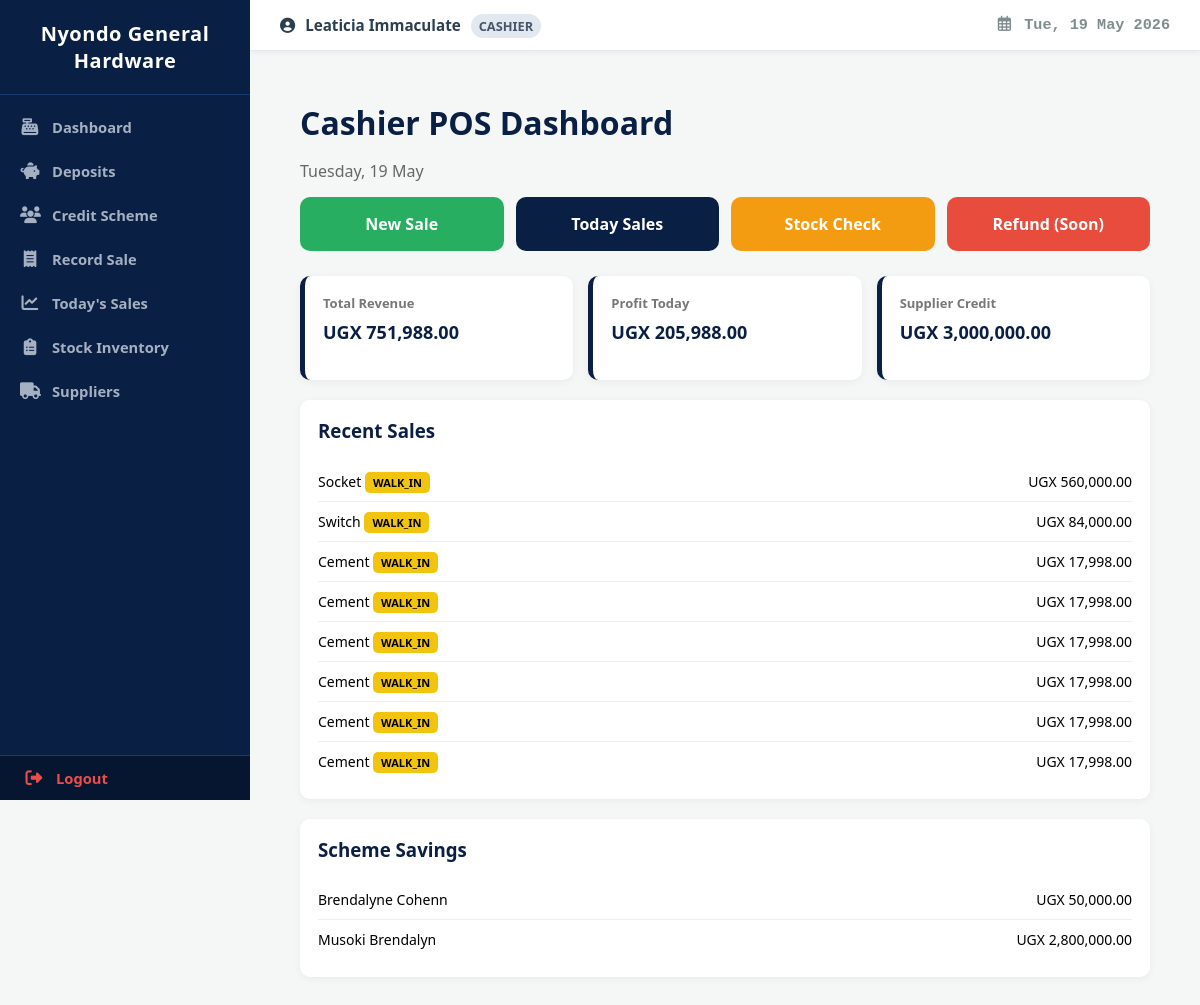
The app's page /cashier_dashboard/ (signed in), older data.
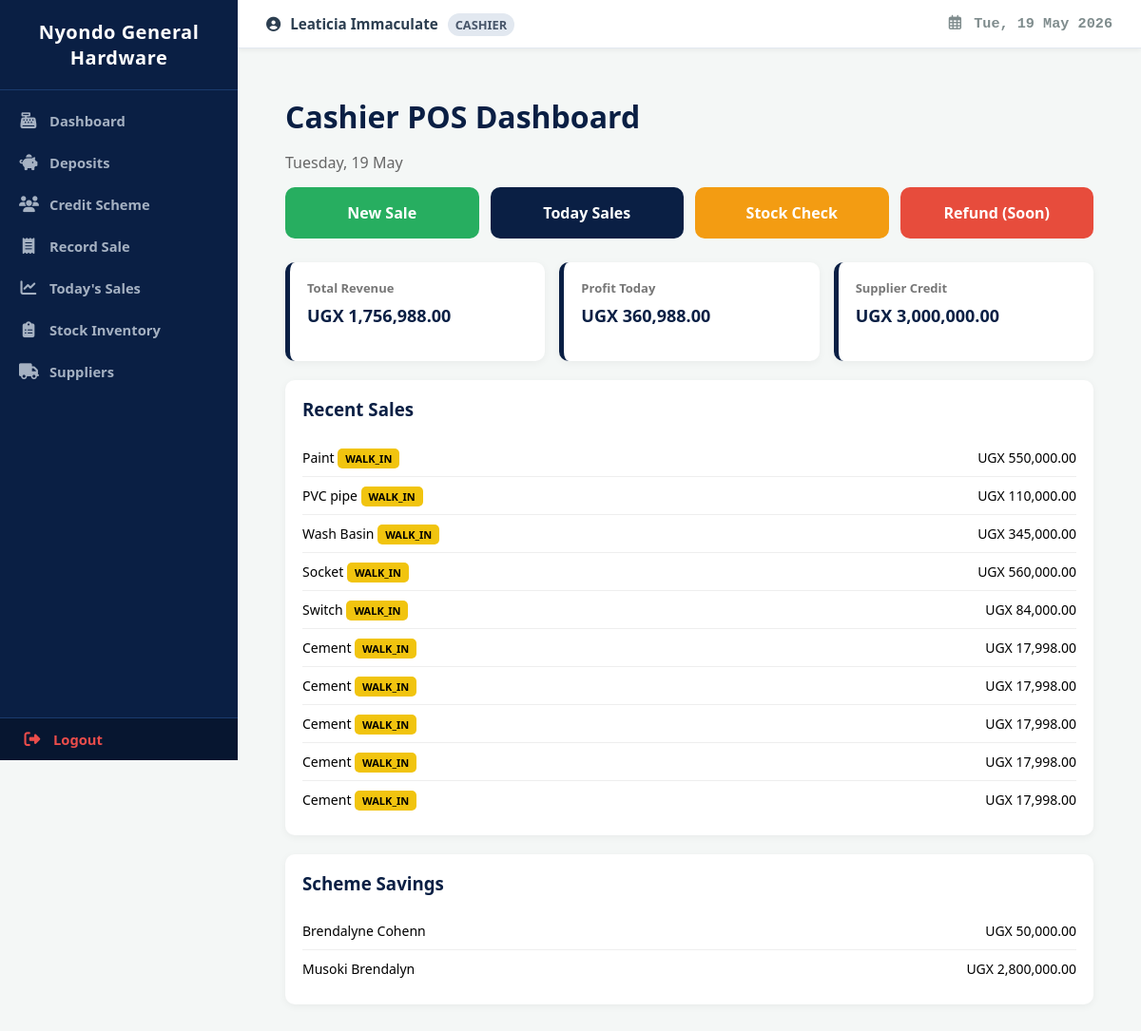
The same page, newer data.
### web/models.py (models this page shows, shortened)
class Sale(models.Model):
    SALE_TYPES = (
        ('WALK_IN', 'Walk-In'),
        ('WHOLESALE', 'Wholesale'),
        ('SCHEME', 'Scheme Pickup'),
    )
    sale_type = models.CharField(max_length=20, choices=SALE_TYPES, default='WALK_IN')
    item = models.ForeignKey(StockItem, on_delete=models.CASCADE)
    quantity = models.PositiveIntegerField()
    total_price = models.DecimalField(max_digits=12, decimal_places=0)
    customer_name = models.CharField(max_length=100, default="Walk-in")
    member_nin = models.CharField(max_length=14, validators=[ugandan_nin_rule], blank=True, null=True)
    delivery_fee = models.DecimalField(max_digits=10, decimal_places=0, default=0)
    date_sold = models.DateTimeField(auto_now_add=True)
    distance = models.FloatField(default=0.0)
    user = models.ForeignKey(settings.AUTH_USER_MODEL, on_delete=models.SET_NULL, null=True, blank=True)

class StockItem(models.Model):
    name = models.CharField(max_length=100)
    category = models.ForeignKey(Category, on_delete=models.CASCADE)
    unit = models.CharField(max_length=20) # e.g., Bags, Pieces, Bundles
    quantity = models.IntegerField(default=0)
    unit_cost = models.DecimalField(max_digits=12, decimal_places=0)
    selling_price = models.DecimalField(max_digits=12, decimal_places=0)
    reorder_level = models.IntegerField(default=5)
    specifications = models.TextField(blank=True, null=True)
    supplier = models.ForeignKey(Supplier, on_delete=models.CASCADE, related_name="items")

class SalaryEarner(models.Model):
    national_id_name = models.CharField(max_length=100)
    nin_number = models.CharField(max_length=14, unique=True, validators=[ugandan_nin_rule])
    phone_number = models.CharField(max_length=15, validators=[ugandan_phone_rule])
    workplace = models.CharField(max_length=100, blank=True, null=True)
    target_product = models.ForeignKey(Item, on_delete=models.CASCADE, null=True, blank=True)
    target_quantity = models.PositiveIntegerField(default=1)
    target_amount = models.DecimalField(max_digits=12, decimal_places=0, default=0)
    credit_balance = models.DecimalField(max_digits=12, decimal_places=0, default=0)

### web/views.py (the view)
# urls.py: path('cashier_dashboard/', views.cashier_dashboard, name="cashier_dashboard"),
@login_required
def cashier_dashboard(request):
    today = timezone.now().date()
    all_sales = Sale.objects.all()
    total_revenue = all_sales.aggregate(total=Sum('total_price'))['total'] or 0
    total_profit = sum(
        sale.total_price - (sale.item.unit_cost * sale.quantity)
        for sale in all_sales
    )
    supplier_credit = Supplier.objects.aggregate(total=Sum('credit'))['total'] or 0
    context = {
        'total_revenue': total_revenue,
        'total_profit': total_profit,
        'supplier_credit': supplier_credit,
        'sales_log': all_sales.order_by('-date_sold')[:10],
        'scheme_summary': Deposit.objects.values('salary_earner__national_id_name').annotate(total=Sum('amount')),
        'today': today
    }
    return render(request, 'cashier_dashboard.html', context)

### web/templates/cashier_dashboard.html (shortened to what this page needs)
{% extends "base.html" %}
{%load humanize %}
{% block content %}
<div class="dashboard">
    <div class="header">
        <h1>Cashier POS Dashboard</h1>
        <p>{{ today|date:"l, j M" }}</p>
    </div>
    <div class="actions">
        <a href="{% url 'record_sale' %}" class="action-btn green">
             New Sale
        </a>
        <a href="{% url 'sales_today' %}" class="action-btn blue">
            Today Sales
        </a>
        <a href="{% url 'stock_list' %}" class="action-btn orange">
            Stock Check
        </a>
        <a href="#" class="action-btn red">
            Refund (Soon)
        </a>
    </div>
    <div class="stats">
        <div class="card">
            <h3>Total Revenue</h3>
            <p>UGX {{ total_revenue|floatformat:2 |intcomma }}</p>
        </div>
        <div class="card">
            <h3>Profit Today</h3>
            <p>UGX {{ total_profit|floatformat:2 |intcomma }}</p>
        </div>
        <div class="card">
            <h3>Supplier Credit</h3>
            <p>UGX {{ supplier_credit|floatformat:2 |intcomma }}</p>
        </div>
    </div>
    <div class="section">
        <h3> Recent Sales</h3>
        {% if sales_log %}
            {% for sale in sales_log %}
                <div class="item">
                    <span>
                        {{ sale.item.name }}
                        <span class="badge">{{ sale.sale_type }}</span>
                    </span>
                    <span>UGX {{ sale.total_price|floatformat:2 |intcomma }}</span>
                </div>
            {% endfor %}
        {% else %}
            <p>No sales yet today</p>
        {% endif %}
    </div>
    <div class="section">
        <h3>Scheme Savings</h3>
        {% if scheme_summary %}
            {% for s in scheme_summary %}
                <div class="item">
                    <span>{{ s.salary_earner__national_id_name }}</span>
                    <span>UGX {{ s.total|floatformat:2 |intcomma }}</span>
                </div>
            {% endfor %}
        {% else %}
            <p>No deposits yet</p>
        {% endif %}
    </div>
</div>
{% endblock %}

Row changes from the older to the newer data that the page shows:
no longer on this page (row unchanged): Sale: item.name "Cement", sale_type "WALK_IN", total_price "17,998.00"
added Sale: item.name "Paint", sale_type "WALK_IN", total_price "550,000.00"
added Sale: item.name "PVC pipe", sale_type "WALK_IN", total_price "110,000.00"
added Sale: item.name "Wash Basin", sale_type "WALK_IN", total_price "345,000.00"
Text that changed along with them:
{{ total_revenue|floatformat:2 |intcomma }}: "751,988.00" → "1,756,988.00"
{{ total_profit|floatformat:2 |intcomma }}: "205,988.00" → "360,988.00"
